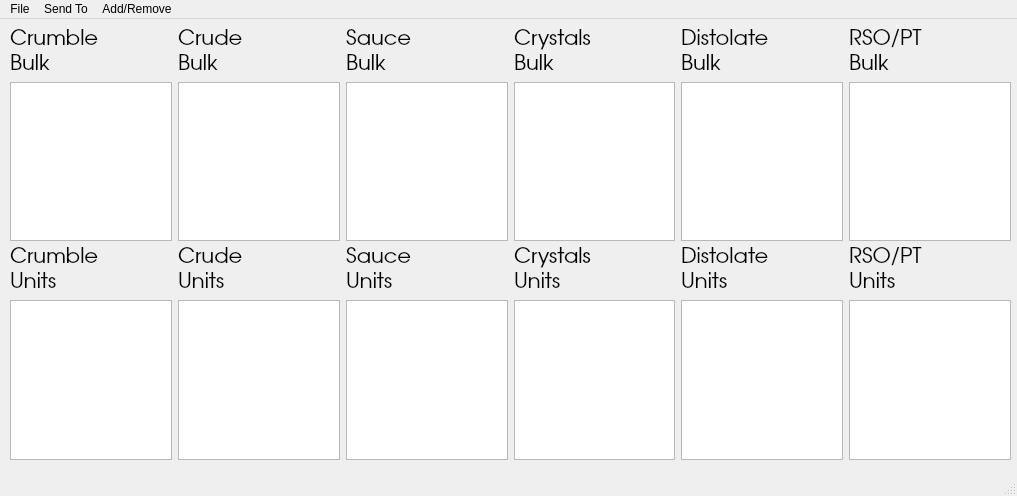
<?xml version="1.0" encoding="UTF-8"?>
<ui version="4.0">
 <class>MainWindow</class>
 <widget class="QMainWindow" name="MainWindow">
  <property name="geometry">
   <rect>
    <x>0</x>
    <y>0</y>
    <width>1017</width>
    <height>496</height>
   </rect>
  </property>
  <property name="windowTitle">
   <string>MainWindow</string>
  </property>
  <widget class="QWidget" name="centralwidget">
   <widget class="QWidget" name="verticalLayoutWidget_11">
    <property name="geometry">
     <rect>
      <x>10</x>
      <y>10</y>
      <width>1001</width>
      <height>431</height>
     </rect>
    </property>
    <property name="font">
     <font>
      <family>URW Gothic L</family>
      <pointsize>16</pointsize>
     </font>
    </property>
    <layout class="QVBoxLayout" name="verticalLayout_12">
     <item>
      <layout class="QHBoxLayout" name="horizontalLayout">
       <item>
        <layout class="QVBoxLayout" name="verticalLayout">
         <item>
          <widget class="QLabel" name="labelCrum">
           <property name="font">
            <font>
             <family>URW Gothic L</family>
             <pointsize>16</pointsize>
            </font>
           </property>
           <property name="text">
            <string>Crumble
Bulk</string>
           </property>
          </widget>
         </item>
         <item>
          <widget class="QListWidget" name="listCrumBulk">
           <property name="font">
            <font>
             <family>URW Gothic L</family>
             <pointsize>16</pointsize>
            </font>
           </property>
          </widget>
         </item>
        </layout>
       </item>
       <item>
        <layout class="QVBoxLayout" name="verticalLayout_11">
         <item>
          <widget class="QLabel" name="label">
           <property name="text">
            <string>Crude
Bulk</string>
           </property>
          </widget>
         </item>
         <item>
          <widget class="QListWidget" name="listCrudeBulk"/>
         </item>
        </layout>
       </item>
       <item>
        <layout class="QVBoxLayout" name="verticalLayout_2">
         <item>
          <widget class="QLabel" name="labelLive">
           <property name="font">
            <font>
             <family>URW Gothic L</family>
             <pointsize>16</pointsize>
            </font>
           </property>
           <property name="text">
            <string>Sauce
Bulk</string>
           </property>
          </widget>
         </item>
         <item>
          <widget class="QListWidget" name="listLiveBulk">
           <property name="font">
            <font>
             <family>URW Gothic L</family>
             <pointsize>16</pointsize>
            </font>
           </property>
          </widget>
         </item>
        </layout>
       </item>
       <item>
        <layout class="QVBoxLayout" name="verticalLayout_3">
         <item>
          <widget class="QLabel" name="labelCry">
           <property name="font">
            <font>
             <family>URW Gothic L</family>
             <pointsize>16</pointsize>
            </font>
           </property>
           <property name="text">
            <string>Crystals
Bulk</string>
           </property>
          </widget>
         </item>
         <item>
          <widget class="QListWidget" name="listCryBulk">
           <property name="font">
            <font>
             <family>URW Gothic L</family>
             <pointsize>16</pointsize>
            </font>
           </property>
          </widget>
         </item>
        </layout>
       </item>
       <item>
        <layout class="QVBoxLayout" name="verticalLayout_4">
         <item>
          <widget class="QLabel" name="labelDisto">
           <property name="font">
            <font>
             <family>URW Gothic L</family>
             <pointsize>16</pointsize>
            </font>
           </property>
           <property name="text">
            <string>Distolate
Bulk</string>
           </property>
          </widget>
         </item>
         <item>
          <widget class="QListWidget" name="listDistoBulk">
           <property name="font">
            <font>
             <family>URW Gothic L</family>
             <pointsize>16</pointsize>
            </font>
           </property>
          </widget>
         </item>
        </layout>
       </item>
       <item>
        <layout class="QVBoxLayout" name="verticalLayout_5">
         <item>
          <widget class="QLabel" name="labelRsopt">
           <property name="font">
            <font>
             <family>URW Gothic L</family>
             <pointsize>16</pointsize>
            </font>
           </property>
           <property name="text">
            <string>RSO/PT 
Bulk</string>
           </property>
          </widget>
         </item>
         <item>
          <widget class="QListWidget" name="listRsoptBulk">
           <property name="font">
            <font>
             <family>URW Gothic L</family>
             <pointsize>16</pointsize>
            </font>
           </property>
          </widget>
         </item>
        </layout>
       </item>
      </layout>
     </item>
     <item>
      <layout class="QHBoxLayout" name="horizontalLayout_3">
       <item>
        <layout class="QVBoxLayout" name="verticalLayout_6">
         <item>
          <widget class="QLabel" name="labelCrumUnit">
           <property name="font">
            <font>
             <family>URW Gothic L</family>
             <pointsize>16</pointsize>
            </font>
           </property>
           <property name="text">
            <string>Crumble
Units</string>
           </property>
          </widget>
         </item>
         <item>
          <widget class="QListWidget" name="listCrumUnit">
           <property name="font">
            <font>
             <family>URW Gothic L</family>
             <pointsize>16</pointsize>
            </font>
           </property>
          </widget>
         </item>
        </layout>
       </item>
       <item>
        <layout class="QVBoxLayout" name="verticalLayout_13">
         <item>
          <widget class="QLabel" name="label_2">
           <property name="text">
            <string>Crude
Units</string>
           </property>
          </widget>
         </item>
         <item>
          <widget class="QListWidget" name="listCrudeUnit"/>
         </item>
        </layout>
       </item>
       <item>
        <layout class="QVBoxLayout" name="verticalLayout_7">
         <item>
          <widget class="QLabel" name="labeLiveUnit">
           <property name="font">
            <font>
             <family>URW Gothic L</family>
             <pointsize>16</pointsize>
            </font>
           </property>
           <property name="text">
            <string>Sauce
Units</string>
           </property>
          </widget>
         </item>
         <item>
          <widget class="QListWidget" name="listLiveUnit">
           <property name="font">
            <font>
             <family>URW Gothic L</family>
             <pointsize>16</pointsize>
            </font>
           </property>
          </widget>
         </item>
        </layout>
       </item>
       <item>
        <layout class="QVBoxLayout" name="verticalLayout_8">
         <item>
          <widget class="QLabel" name="labelCryUnit">
           <property name="font">
            <font>
             <family>URW Gothic L</family>
             <pointsize>16</pointsize>
            </font>
           </property>
           <property name="text">
            <string>Crystals
Units</string>
           </property>
          </widget>
         </item>
         <item>
          <widget class="QListWidget" name="listCryUnit">
           <property name="font">
            <font>
             <family>URW Gothic L</family>
             <pointsize>16</pointsize>
            </font>
           </property>
          </widget>
         </item>
        </layout>
       </item>
       <item>
        <layout class="QVBoxLayout" name="verticalLayout_9">
         <item>
          <widget class="QLabel" name="labelDistoUnit">
           <property name="font">
            <font>
             <family>URW Gothic L</family>
             <pointsize>16</pointsize>
            </font>
           </property>
           <property name="text">
            <string>Distolate
Units</string>
           </property>
          </widget>
         </item>
         <item>
          <widget class="QListWidget" name="listDistoUnit">
           <property name="font">
            <font>
             <family>URW Gothic L</family>
             <pointsize>16</pointsize>
            </font>
           </property>
          </widget>
         </item>
        </layout>
       </item>
       <item>
        <layout class="QVBoxLayout" name="verticalLayout_10">
         <item>
          <widget class="QLabel" name="labelRsoptUnit">
           <property name="font">
            <font>
             <family>URW Gothic L</family>
             <pointsize>16</pointsize>
            </font>
           </property>
           <property name="text">
            <string>RSO/PT
Units</string>
           </property>
          </widget>
         </item>
         <item>
          <widget class="QListWidget" name="listRsoptUnit">
           <property name="font">
            <font>
             <family>URW Gothic L</family>
             <pointsize>16</pointsize>
            </font>
           </property>
          </widget>
         </item>
        </layout>
       </item>
      </layout>
     </item>
    </layout>
   </widget>
  </widget>
  <widget class="QMenuBar" name="menubar">
   <property name="geometry">
    <rect>
     <x>0</x>
     <y>0</y>
     <width>1017</width>
     <height>19</height>
    </rect>
   </property>
   <widget class="QMenu" name="menuFile">
    <property name="title">
     <string>File</string>
    </property>
    <addaction name="actionSave"/>
    <addaction name="quit_button"/>
   </widget>
   <widget class="QMenu" name="menuSend_To">
    <property name="title">
     <string>Send To</string>
    </property>
    <addaction name="actionDistolate"/>
    <addaction name="actionPackaging"/>
    <addaction name="actionPOS"/>
   </widget>
   <widget class="QMenu" name="menuAdd">
    <property name="title">
     <string>Add/Remove</string>
    </property>
    <addaction name="actionAdd_New_Product"/>
    <addaction name="actionRemove_Product"/>
   </widget>
   <addaction name="menuFile"/>
   <addaction name="menuSend_To"/>
   <addaction name="menuAdd"/>
  </widget>
  <widget class="QStatusBar" name="statusbar"/>
  <action name="actionSave">
   <property name="text">
    <string>Save</string>
   </property>
  </action>
  <action name="quit_button">
   <property name="text">
    <string>Quit</string>
   </property>
  </action>
  <action name="actionDistolate">
   <property name="text">
    <string>Distillate</string>
   </property>
  </action>
  <action name="actionPackaging">
   <property name="text">
    <string>Packaging</string>
   </property>
  </action>
  <action name="actionBulk">
   <property name="text">
    <string>Bulk</string>
   </property>
  </action>
  <action name="actionUnits">
   <property name="text">
    <string>Units</string>
   </property>
  </action>
  <action name="actionPOS">
   <property name="text">
    <string>POS</string>
   </property>
  </action>
  <action name="actionAdd_New_Product">
   <property name="text">
    <string>Add New Product</string>
   </property>
  </action>
  <action name="actionRemove_Product">
   <property name="text">
    <string>Remove Selected</string>
   </property>
  </action>
  <action name="actionCustomer_Relations">
   <property name="text">
    <string>Customer Relations</string>
   </property>
  </action>
  <action name="actionIntake">
   <property name="text">
    <string>Intake</string>
   </property>
  </action>
  <action name="actionLab">
   <property name="text">
    <string>Lab</string>
   </property>
  </action>
  <action name="actionFinishing">
   <property name="text">
    <string>Finishing</string>
   </property>
  </action>
  <action name="actionYield">
   <property name="text">
    <string>Yield</string>
   </property>
  </action>
  <action name="actionPackaging_2">
   <property name="text">
    <string>Packaging</string>
   </property>
  </action>
  <action name="actionDistillate">
   <property name="text">
    <string>Distillate</string>
   </property>
  </action>
  <action name="actionPOS_2">
   <property name="text">
    <string>POS</string>
   </property>
  </action>
  <action name="actionPage_Switch_On_Off">
   <property name="checkable">
    <bool>true</bool>
   </property>
   <property name="checked">
    <bool>true</bool>
   </property>
   <property name="text">
    <string>Page Switch On/Off</string>
   </property>
  </action>
 </widget>
 <resources/>
 <connections/>
</ui>
